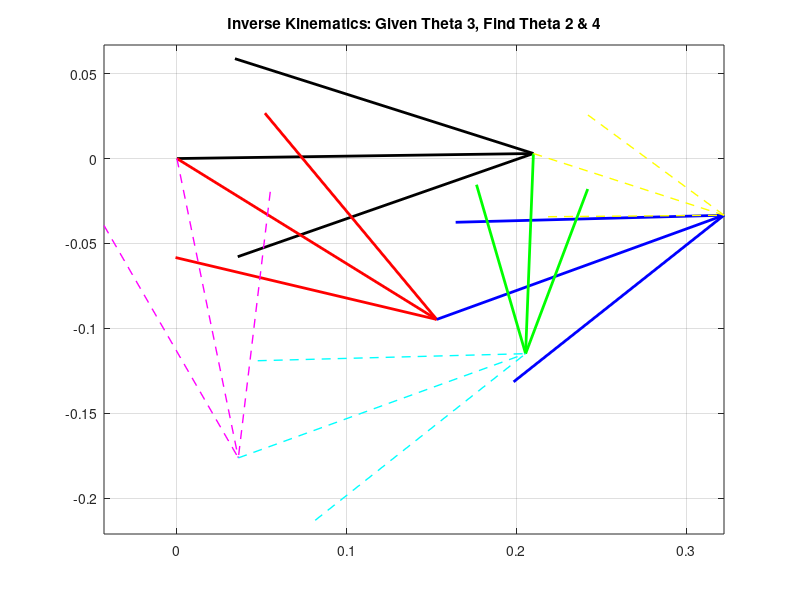

Reproduce this figure in MATLAB.
clear all
close all
clc

% --- 1. Define Parameters (Unit: meters) ---
L1 = 0.210; % Length of Link 1 (d, Ground/Pink)
L2 = 0.180; % Length of Link 2 (a, Crank/Green)
L3 = 0.180; % Length of Link 3 (b, Coupler/Yellow)
L4 = 0.118; % Length of Link 4 (c, Rocker/Grey)

a = L2;
b = L3;
c = L4;
d = L1;

% --- 2. Input Parameter (Theta 3 Known) ---
% Ground is lifted by 0.81 degrees
offset_deg = 0.81;
offset = deg2rad(offset_deg);

q3d_global = 19.94; % Known Theta 3 (Global)
q3 = deg2rad(q3d_global) - offset; % Local Theta 3 for calculation

% --- 3. Define K Constants for INVERSE Analysis ---
% Standard K uses d/a, d/c... 
% Here we swap roles: Input is Link 3 (b).
% To find Theta 4 (Rocker), we use 'Inverse' K1, K2, K3
K1 = d/b; 
K2 = d/c;
K3 = (b^2 - a^2 + c^2 + d^2)/(2*b*c); % Notice b and a are swapped in numer/denom

% To find Theta 2 (Crank), we use 'Inverse' K4, K5
K4 = d/a; 
K5 = (c^2 - d^2 - b^2 - a^2)/(2*b*a); % Notice b and a are swapped

% --- 4. Calculate Coefficients for Theta 4 ---
A = cos(q3) - K1 - K2*cos(q3) + K3;
B = -2*sin(q3);
C = K1 - (K2+1)*cos(q3) + K3;

% --- 5. Calculate Coefficients for Theta 2 ---
D = cos(q3) - K1 + K4*cos(q3) + K5;
E = -2*sin(q3);
F = K1 + (K4-1)*cos(q3) + K5;

% --- 6. Solve for Theta 4 (Rocker) ---
% Two solutions: q41 (Config 1) and q42 (Config 2)
q41 = 2*atan((-B + sqrt(B^2 - 4*A*C))/(2*A)); 
q42 = 2*atan((-B - sqrt(B^2 - 4*A*C))/(2*A));

% Convert to Global Degrees
q41d = rad2deg(q41) + offset_deg;
q42d = rad2deg(q42) + offset_deg;

% --- 7. Solve for Theta 2 (Crank) ---
% Two solutions: q21 (Config 1) and q22 (Config 2)
q21 = 2*atan((-E - sqrt(E^2 - 4*D*F))/(2*D));
q22 = 2*atan((-E + sqrt(E^2 - 4*D*F))/(2*D));

% Convert to Global Degrees
q21d = rad2deg(q21) + offset_deg;
q22d = rad2deg(q22) + offset_deg;

% --- 8. Vector Calculation (Config 1: Open/Crossed A) ---
% Using q21 and q41 pair
RA1 = a*exp(j*(q21 + offset));       % Crank Vector
RBA = b*exp(j*(q3 + offset));        % Coupler Vector (Known Input)
RBO4_1 = c*exp(j*(q41 + offset));    % Rocker Vector
RO4O2 = d*exp(j*offset);             % Ground Vector

RB1 = RA1 + RBA; % Position B

% Extract Components Config 1
RA1x = real(RA1); RA1y = imag(RA1);
RBAx = real(RBA); RBAy = imag(RBA);
RBO4_1x = real(RBO4_1); RBO4_1y = imag(RBO4_1);
RB1x = real(RB1); RB1y = imag(RB1);
RO4O2x = real(RO4O2); RO4O2y = imag(RO4O2);

% --- 9. Vector Calculation (Config 2: Open/Crossed B) ---
% Using q22 and q42 pair
RA2 = a*exp(j*(q22 + offset));       % Crank Vector
RBO4_2 = c*exp(j*(q42 + offset));    % Rocker Vector

RB2 = RA2 + RBA; % Position B

% Extract Components Config 2
RA2x = real(RA2); RA2y = imag(RA2);
RBO4_2x = real(RBO4_2); RBO4_2y = imag(RBO4_2);
RB2x = real(RB2); RB2y = imag(RB2);

% --- 10. Plotting ---
% Plotting Config 1
quiver(0,0, RO4O2x, RO4O2y, 0, 'black', 'MaxHeadSize', 0.5, 'LineWidth', 2); hold on; % Ground
quiver(0,0, RA1x, RA1y, 0, 'red', 'MaxHeadSize', 0.5, 'LineWidth', 2); % Crank
quiver(RA1x, RA1y, RBAx, RBAy, 0, 'blue', 'MaxHeadSize', 0.5, 'LineWidth', 2); % Coupler
quiver(RO4O2x, RO4O2y, RBO4_1x, RBO4_1y, 0, 'green', 'MaxHeadSize', 0.5, 'LineWidth', 2); % Rocker

% Plotting Config 2 (Dashed or lighter to distinguish)
quiver(0,0, RA2x, RA2y, 0, 'magenta', 'MaxHeadSize', 0.5, 'LineWidth', 1, 'LineStyle', '--'); % Crank 2
quiver(RA2x, RA2y, RBAx, RBAy, 0, 'cyan', 'MaxHeadSize', 0.5, 'LineWidth', 1, 'LineStyle', '--'); % Coupler 2 (Same pos, diff start)
quiver(RO4O2x, RO4O2y, RBO4_2x, RBO4_2y, 0, 'yellow', 'MaxHeadSize', 0.5, 'LineWidth', 1, 'LineStyle', '--'); % Rocker 2

axis equal;
grid on;
title('Inverse Kinematics: Given Theta 3, Find Theta 2 & 4');
